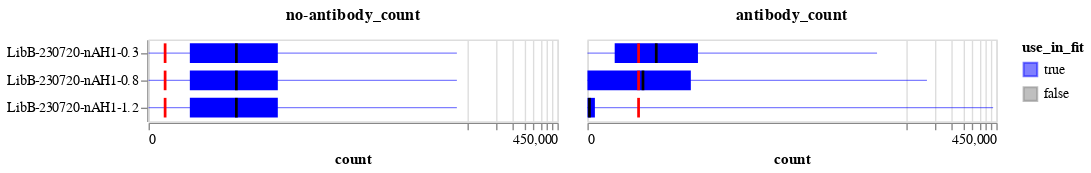

Source (notebook cell):
### Markdown cell above
Now plot the distribution of no-antibody and antibody counts versus the thresholds.
Recall we keep variants that meet **either** threshold, and in an ideal experiment all variants would meet the no-antibody threshold but we may expect only a small fraction (true escape mutations) to meet the antibody threshold.

In the plots below, the bars span the interquartile range, the lines go from min to max, the dark black line is the median, and the red line is the threshold for counts to be retained (a variant only needs to meet one threshold).

### Code cell
count_summary = (
    prob_escape.melt(
        id_vars=["sample", "concentration", "use_in_fit"],
        value_vars=["antibody_count", "no-antibody_count"],
        var_name="count_type",
        value_name="count",
    )
    .groupby(["sample", "concentration", "use_in_fit", "count_type"], as_index=False)
    .aggregate(
        median=pd.NamedAgg("count", "median"),
        q1=pd.NamedAgg("count", lambda s: s.quantile(0.25)),
        q3=pd.NamedAgg("count", lambda s: s.quantile(0.75)),
        min=pd.NamedAgg("count", "min"),
        max=pd.NamedAgg("count", "max"),
    )
    .merge(
        min_counts.rename(
            columns={
                "min_antibody_count": "antibody_count",
                "min_no_antibody_count": "no-antibody_count",
            }
        ).melt(id_vars="sample", var_name="count_type", value_name="threshold"),
        on=["sample", "count_type"],
        validate="one_to_one",
    )
)

base_chart = alt.Chart(count_summary).encode(
    y=alt.Y("sample", title=None, sort=alt.SortField("concentration")),
    tooltip=count_summary.columns.tolist(),
    color=alt.Color(
        "use_in_fit",
        scale=alt.Scale(domain=[True, False], range=["blue", "gray"]),
    ),
)

quantile_bar = base_chart.encode(
    x=alt.X(
        "q1",
        scale=alt.Scale(type="symlog", constant=20),
        axis=alt.Axis(labelOverlap=True),
        title="count",
    ),
    x2="q3",
).mark_bar(color="blue", height={"band": 0.8})

range_line = base_chart.encode(x="min", x2="max").mark_rule(color="blue", opacity=0.5)

median_line = base_chart.encode(
    x="median", x2="median", color=alt.value("black")
).mark_bar(xOffset=1, x2Offset=-1, height={"band": 0.8})

threshold_line = base_chart.encode(
    x="threshold", x2="threshold", color=alt.value("red")
).mark_bar(xOffset=1, x2Offset=-1, height={"band": 0.8})

count_summary_chart = (quantile_bar + range_line + median_line + threshold_line).facet(
    column=alt.Column(
        "count_type",
        title=None,
        sort="descending",
        header=alt.Header(labelFontWeight="bold", labelFontSize=12),
    ),
)

count_summary_chart

### Figure 1 — Vega-Lite specification as saved in the notebook (floating-point values rounded to 4 significant figures)
{"config": {"view": {"continuousWidth": 300, "continuousHeight": 300}}, "data": {"name": "data-3b0a0112b81ee972399676082d9f6fb7"}, "facet": {"column": {"field": "count_type", "header": {"labelFontSize": 12, "labelFontWeight": "bold"}, "sort": "descending", "title": null, "type": "nominal"}}, "spec": {"layer": [{"mark": {"type": "bar", "color": "blue", "height": {"band": 0.8}}, "encoding": {"color": {"field": "use_in_fit", "scale": {"domain": [true, false], "range": ["blue", "gray"]}, "type": "nominal"}, "tooltip": [{"field": "sample", "type": "nominal"}, {"field": "concentration", "type": "quantitative"}, {"field": "use_in_fit", "type": "nominal"}, {"field": "count_type", "type": "nominal"}, {"field": "median", "type": "quantitative"}, {"field": "q1", "type": "quantitative"}, {"field": "q3", "type": "quantitative"}, {"field": "min", "type": "quantitative"}, {"field": "max", "type": "quantitative"}, {"field": "threshold", "type": "quantitative"}], "x": {"axis": {"labelOverlap": true}, "field": "q1", "scale": {"constant": 20, "type": "symlog"}, "title": "count", "type": "quantitative"}, "x2": {"field": "q3"}, "y": {"field": "sample", "sort": {"field": "concentration"}, "title": null, "type": "nominal"}}}, {"mark": {"type": "rule", "color": "blue", "opacity": 0.5}, "encoding": {"color": {"field": "use_in_fit", "scale": {"domain": [true, false], "range": ["blue", "gray"]}, "type": "nominal"}, "tooltip": [{"field": "sample", "type": "nominal"}, {"field": "concentration", "type": "quantitative"}, {"field": "use_in_fit", "type": "nominal"}, {"field": "count_type", "type": "nominal"}, {"field": "median", "type": "quantitative"}, {"field": "q1", "type": "quantitative"}, {"field": "q3", "type": "quantitative"}, {"field": "min", "type": "quantitative"}, {"field": "max", "type": "quantitative"}, {"field": "threshold", "type": "quantitative"}], "x": {"field": "min", "type": "quantitative"}, "x2": {"field": "max"}, "y": {"field": "sample", "sort": {"field": "concentration"}, "title": null, "type": "nominal"}}}, {"mark": {"type": "bar", "height": {"band": 0.8}, "x2Offset": -1, "xOffset": 1}, "encoding": {"color": {"value": "black"}, "tooltip": [{"field": "sample", "type": "nominal"}, {"field": "concentration", "type": "quantitative"}, {"field": "use_in_fit", "type": "nominal"}, {"field": "count_type", "type": "nominal"}, {"field": "median", "type": "quantitative"}, {"field": "q1", "type": "quantitative"}, {"field": "q3", "type": "quantitative"}, {"field": "min", "type": "quantitative"}, {"field": "max", "type": "quantitative"}, {"field": "threshold", "type": "quantitative"}], "x": {"field": "median", "type": "quantitative"}, "x2": {"field": "median"}, "y": {"field": "sample", "sort": {"field": "concentration"}, "title": null, "type": "nominal"}}}, {"mark": {"type": "bar", "height": {"band": 0.8}, "x2Offset": -1, "xOffset": 1}, "encoding": {"color": {"value": "red"}, "tooltip": [{"field": "sample", "type": "nominal"}, {"field": "concentration", "type": "quantitative"}, {"field": "use_in_fit", "type": "nominal"}, {"field": "count_type", "type": "nominal"}, {"field": "median", "type": "quantitative"}, {"field": "q1", "type": "quantitative"}, {"field": "q3", "type": "quantitative"}, {"field": "min", "type": "quantitative"}, {"field": "max", "type": "quantitative"}, {"field": "threshold", "type": "quantitative"}], "x": {"field": "threshold", "type": "quantitative"}, "x2": {"field": "threshold"}, "y": {"field": "sample", "sort": {"field": "concentration"}, "title": null, "type": "nominal"}}}]}, "$schema": "https://vega.github.io/schema/vega-lite/v5.8.0.json", "datasets": {"data-3b0a0112b81ee972399676082d9f6fb7": [{"sample": "LibB-230720-nAH1-0.3", "concentration": 0.3, "use_in_fit": true, "count_type": "antibody_count", "median": 88.0, "q1": 19.0, "q3": 280.0, "min": 0, "max": 24157, "threshold": 50.0}, {"sample": "LibB-230720-nAH1-0.3", "concentration": 0.3, "use_in_fit": true, "count_type": "no-antibody_count", "median": 152.0, "q1": 35.0, "q3": 455.0, "min": 0, "max": 38223, "threshold": 10.0}, {"sample": "LibB-230720-nAH1-0.8", "concentration": 0.8, "use_in_fit": true, "count_type": "antibody_count", "median": 58.0, "q1": 0.0, "q3": 232.0, "min": 0, "max": 82088, "threshold": 50.0}, {"sample": "LibB-230720-nAH1-0.8", "concentration": 0.8, "use_in_fit": true, "count_type": "no-antibody_count", "median": 152.0, "q1": 35.0, "q3": 455.0, "min": 0, "max": 38223, "threshold": 10.0}, {"sample": "LibB-230720-nAH1-1.2", "concentration": 1.2, "use_in_fit": true, "count_type": "antibody_count", "median": 1.0, "q1": 0.0, "q3": 4.0, "min": 0, "max": 415594, "threshold": 50.0}, {"sample": "LibB-230720-nAH1-1.2", "concentration": 1.2, "use_in_fit": true, "count_type": "no-antibody_count", "median": 152.0, "q1": 35.0, "q3": 455.0, "min": 0, "max": 38223, "threshold": 10.0}]}}
